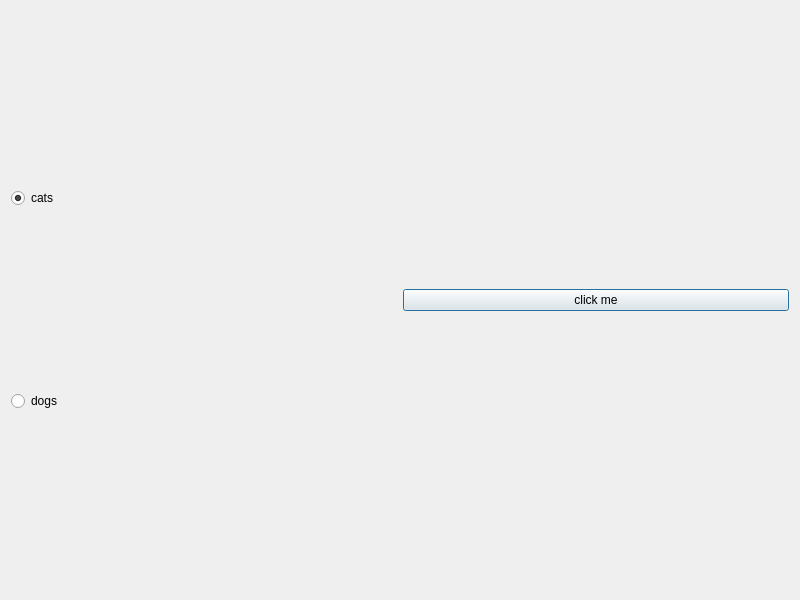
<?xml version="1.0" encoding="UTF-8"?>
<ui version="4.0">
 <class>Dialog</class>
 <widget class="QDialog" name="Dialog">
  <property name="geometry">
   <rect>
    <x>0</x>
    <y>0</y>
    <width>800</width>
    <height>600</height>
   </rect>
  </property>
  <property name="windowTitle">
   <string>Dialog</string>
  </property>
  <layout class="QHBoxLayout" name="horizontalLayout">
   <item>
    <layout class="QVBoxLayout" name="verticalLayout">
     <item>
      <widget class="QRadioButton" name="radioButton1">
       <property name="text">
        <string>cats</string>
       </property>
       <property name="checked">
        <bool>true</bool>
       </property>
      </widget>
     </item>
     <item>
      <widget class="QRadioButton" name="radioButton2">
       <property name="text">
        <string>dogs</string>
       </property>
      </widget>
     </item>
    </layout>
   </item>
   <item>
    <widget class="QPushButton" name="pushButton">
     <property name="text">
      <string>click me</string>
     </property>
    </widget>
   </item>
  </layout>
 </widget>
 <resources/>
 <connections/>
</ui>
